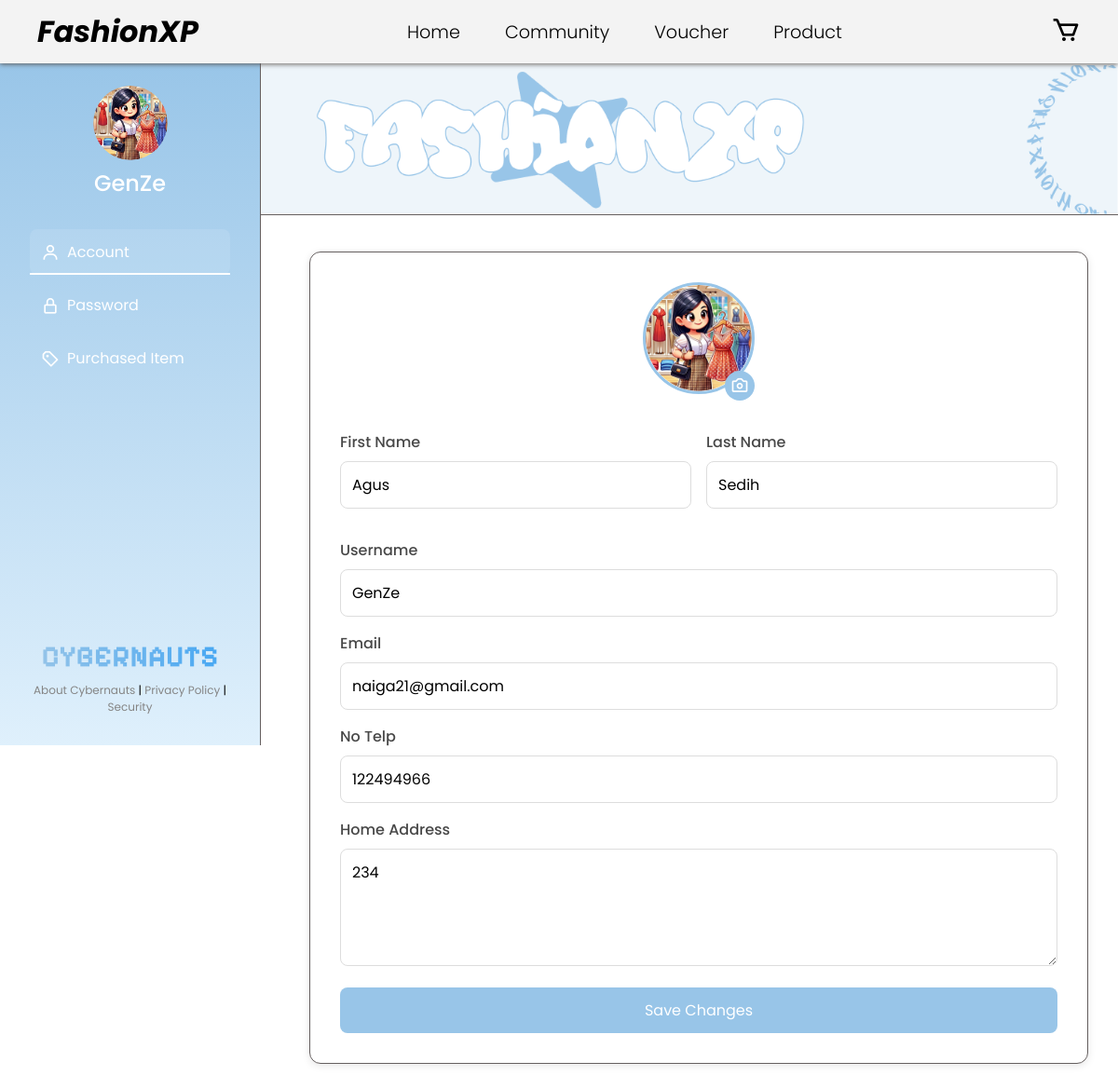
Screenshot of /Dashboard/ProfileUseer/profile.php (signed in) with the database file from the repository.
### tables this page shows
CREATE TABLE `users` (
  `id` int(11) NOT NULL,
  `username` varchar(50) NOT NULL,
  `email` varchar(100) NOT NULL,
  `password` varchar(255) NOT NULL,
  `created_at` timestamp NOT NULL DEFAULT current_timestamp(),
  `first_name` varchar(50) DEFAULT NULL,
  `last_name` varchar(50) DEFAULT NULL,
  `phone` varchar(15) DEFAULT NULL,
  `address` text DEFAULT NULL,
  `profile_picture` varchar(255) DEFAULT NULL,
  `role` enum('admin','user') NOT NULL DEFAULT 'user'
);

### Dashboard/ProfileUseer/profile.php (the view, shortened to what this page needs)
<?php
include '../../Authentication/db_connect.php';
$userId = $_SESSION["user_id"];
$stmt = $db->prepare("SELECT username, email, first_name, last_name, phone, address, profile_picture FROM users WHERE id = ?");
$stmt->bind_param("i", $userId);
$stmt->execute();
$result = $stmt->get_result();
$user = $result->fetch_assoc();
?>
<!DOCTYPE html>
<html lang="en">
<head>
    <link href='https://unpkg.com/boxicons@2.1.4/css/boxicons.min.css' rel='stylesheet'>
    <link rel="stylesheet" href="profile.css">
</head>
<body>
    <header class="navbar-container">
        <nav class="nav-wrapper">
            <div class="nav-logo">
                <p>FashionXP</p>
            </div>
            <div class="nav-list" id="nav-container-list">
                <ul>
                    <li><a href="../Home/home.php">Home</a></li>
                    <li><a href="/Comunnity/comunity.html">Community</a></li>
                    <li><a href="../Vouceher/voucher.php">Voucher</a></li>
                    <li><a href="../Products/product.php">Product</a></li>
                </ul>
            </div>
            <div class="nav-icon-list">
                <a href="../Cart/cart.php"><i class='bx bx-cart'></i></a>
            </div>
        </nav>
    </header>
    <main class="profile-container">
        <aside class="sidebar">
            <div class="user-profile">
                <img src="<?php echo isset($user['profile_picture']) ? htmlspecialchars($user['profile_picture']) : 'profile-img/User.png'; ?>"
                    alt="Profile Picture">
                <h2 class="username"><?php echo htmlspecialchars($_SESSION["username"]); ?></h2>
            </div>
            <nav class="sidebar-nav">
                <a href="#" class="nav-item active" data-section="account">
                    <i class='bx bx-user'></i>
                    Account
                </a>
                <a href="#" class="nav-item" data-section="password">
                    <i class='bx bx-lock-alt'></i>
                    Password
                </a>
                <a href="#" class="nav-item" data-section="purchased-item">
                    <i class='bx bx-purchase-tag-alt'></i>
                    Purchased Item
                </a>
            </nav>
            <div class="sidebar-footer">
                <h3 class="cybernauts">CYBERNAUTS</h3>
                <div class="footer-links">
                    <a href="#">About Cybernauts</a> |
                    <a href="#">Privacy Policy</a> |
                    <a href="#">Security</a>
                </div>
            </div>
        </aside>
        <section class="main-content">
            <div class="header-banner">
                <img src="profile-img/Header.png" alt="FashionXP Banner">
            </div>
            <div class="content-account">
                <div class="content-section active" id="account">
                    <div class="profile-form-wrapper">
                        <div class="profile-picture-container">
                            <div class="profile-picture">
                                <img src="<?php echo isset($user['profile_picture']) ? htmlspecialchars($user['profile_picture']) : 'profile-img/User.png'; ?>"
                                    alt="Profile Picture">
                                <button class="camera-btn" onclick="openProfilePicturePopup()">
                                    <i class='bx bx-camera'></i>
                                </button>
                            </div>
                        </div>
                        <form class="profile-form" method="POST" action="profile.php">
                            <div class="form-row">
                                <div class="form-group">
                                    <label for="firstName">First Name</label>
                                    <input type="text" id="firstName" name="firstName"
                                        value="<?php echo isset($user['first_name']) ? htmlspecialchars($user['first_name']) : ''; ?>"
                                        required>
                                </div>
                                <div class="form-group">
                                    <label for="lastName">Last Name</label>
                                    <input type="text" id="lastName" name="lastName"
                                        value="<?php echo isset($user['last_name']) ? htmlspecialchars($user['last_name']) : ''; ?>"
                                        required>
                                </div>
                            </div>
                            <div class="form-group">
                                <label for="username">Username</label>
                                <input type="text" id="username" name="username"
                                    value="<?php echo htmlspecialchars($user['username']); ?>" required>
                            </div>
                            <div class="form-group">
                                <label for="email">Email</label>
                                <input type="email" id="email" name="email"
                                    value="<?php echo htmlspecialchars($user['email']); ?>" required>
                            </div>
                            <div class="form-group">
                                <label for="phone">No Telp</label>
                                <input type="tel" id="phone" name="phone"
                                    value="<?php echo isset($user['phone']) ? htmlspecialchars($user['phone']) : ''; ?>">
                            </div>
                            <div class="form-group">
                                <label for="address">Home Address</label>
                                <textarea id="address" name="address"
                                    rows="4"><?php echo isset($user['address']) ? htmlspecialchars($user['address']) : ''; ?></textarea>
                            </div>
                            <button type="submit" class="save-btn">Save Changes</button>
                        </form>
                    </div>
                </div>
            </div>
        </section>
    </main>
</body>
</html>

### Dashboard/ProfileUseer/profile.css (style rules this page uses)
* { padding: 0; margin: 0; box-sizing: border-box; scroll-behavior: smooth; font-family: "Poppins", sans-serif; }
body { background-color: #C5E0F8; }
section { min-height: 100vh; }
:root { --primary-color: #98C5E8; --secondary-color: #EEF5FA; --background-blue: #C1DEF8; --font-color: #484848; --bar-bg-color: #F3F3F3; }
.navbar-container { width: 100%; padding: 10px 40px; position: fixed; background-color: var(--bar-bg-color); box-shadow: 0 1px 5px #5B5B5B; z-index: 9999; }
.nav-wrapper { display: flex; justify-content: space-between; align-items: center; flex-wrap: wrap; }
.nav-list ul { display: flex; gap: 3rem; font-size: 1.2rem; font-weight: 300; }
.nav-list ul li { list-style: none; }
.nav-list ul li a { list-style: none; text-decoration: none; color: black; }
.nav-logo { font-family: 'Poppins', sans-serif; font-style: italic; font-weight: bold; font-size: 2rem; }
.nav-icon-list i { font-size: 2rem; color: black; }
.profile-container { display: flex; min-height: 100vh; }
.sidebar { width: 280px; background: linear-gradient(to bottom, #98C5E8, #DFF0FC); padding: 2rem; margin-top: 60px; height: calc(100vh - 60px); position: fixed; display: flex; flex-direction: column; border-right: 1px #655f5f solid; }
.user-profile { text-align: center; margin-bottom: 2rem; }
.user-profile img { width: 80px; height: 80px; border-radius: 50%; }
.username { color: white; font-size: 1.5rem; font-weight: 500; }
.sidebar-nav { display: flex; flex-direction: column; gap: 0.5rem; }
.nav-item { display: flex; align-items: center; gap: 0.5rem; padding: 0.75rem; color: white; text-decoration: none; border-radius: 8px; transition: background-color 0.3s; position: relative; }
.nav-item:hover, .nav-item.active { background-color: rgba(255, 255, 255, 0.1); }
.nav-item::after { content: ''; position: absolute; left: 0; bottom: 0; width: 100%; height: 2px; background-color: transparent; transition: background-color 0.3s; }
.nav-item.active::after { background-color: white; }
.nav-item i { font-size: 1.25rem; }
.sidebar-footer { margin-top: auto; text-align: center; }
.cybernauts { font-family: 'Pixelify Sans', sans-serif; color: white; font-size: 2rem; margin-bottom: 0.5rem; background: linear-gradient(to right, #98C5E8, #43A6F3); -webkit-background-clip: text; -webkit-text-fill-color: transparent; }
.footer-links { font-size: 0.75rem; }
.footer-links a { color: #858585; text-decoration: none; }
.main-content { background-color: white; flex: 1; }
.content-account { margin-left: 300px; padding: 2rem; }
.header-banner img { margin: 70px 0 0 200px; width: 85.9%; height: auto; border-bottom: 1px #655f5f solid; }
.content-section { display: none; }
.content-section.active { display: block; }
.profile-form-wrapper { background: white; border-radius: 12px; padding: 2rem; box-shadow: 0 2px 8px rgba(0, 0, 0, 0.1); border: 1px #655f5f solid; }
.profile-picture-container { text-align: center; margin-bottom: 2rem; }
.profile-picture { position: relative; display: inline-block; }
.profile-picture img { width: 120px; height: 120px; border-radius: 50%; border: 3px solid #98C5E8; }
.camera-btn { position: absolute; bottom: 0; right: 0; width: 32px; height: 32px; border-radius: 50%; background: #98C5E8; border: none; display: flex; align-items: center; justify-content: center; cursor: pointer; }
.camera-btn i { color: white; font-size: 1.25rem; }
.profile-form { max-width: 800px; margin: 0 auto; }
.form-row { display: grid; grid-template-columns: 1fr 1fr; gap: 1rem; margin-bottom: 1rem; }
.form-group { margin-bottom: 1rem; }
.form-group label { display: block; margin-bottom: 0.5rem; color: #484848; font-weight: 500; }
.form-group input, .form-group textarea { width: 100%; padding: 0.75rem; border: 1px solid #ddd; border-radius: 8px; font-size: 1rem; }
.form-group textarea { resize: vertical; min-height: 100px; }
.save-btn { width: 100%; padding: 0.75rem; background: #98C5E8; color: white; border: none; border-radius: 8px; font-size: 1rem; cursor: pointer; transition: background-color 0.2s; }
@media screen and (max-width: 1260px) { .header-banner img { margin: 70px 0 0 0; width: 100%; } }

### rows the page displays
users: profile_picture (picture), firstName "Agus", lastName "Sedih", username "GenZe", email "naiga21@gmail.com", phone "122494966", address "234"

### other values shown
$_SESSION["username"] "GenZe"
